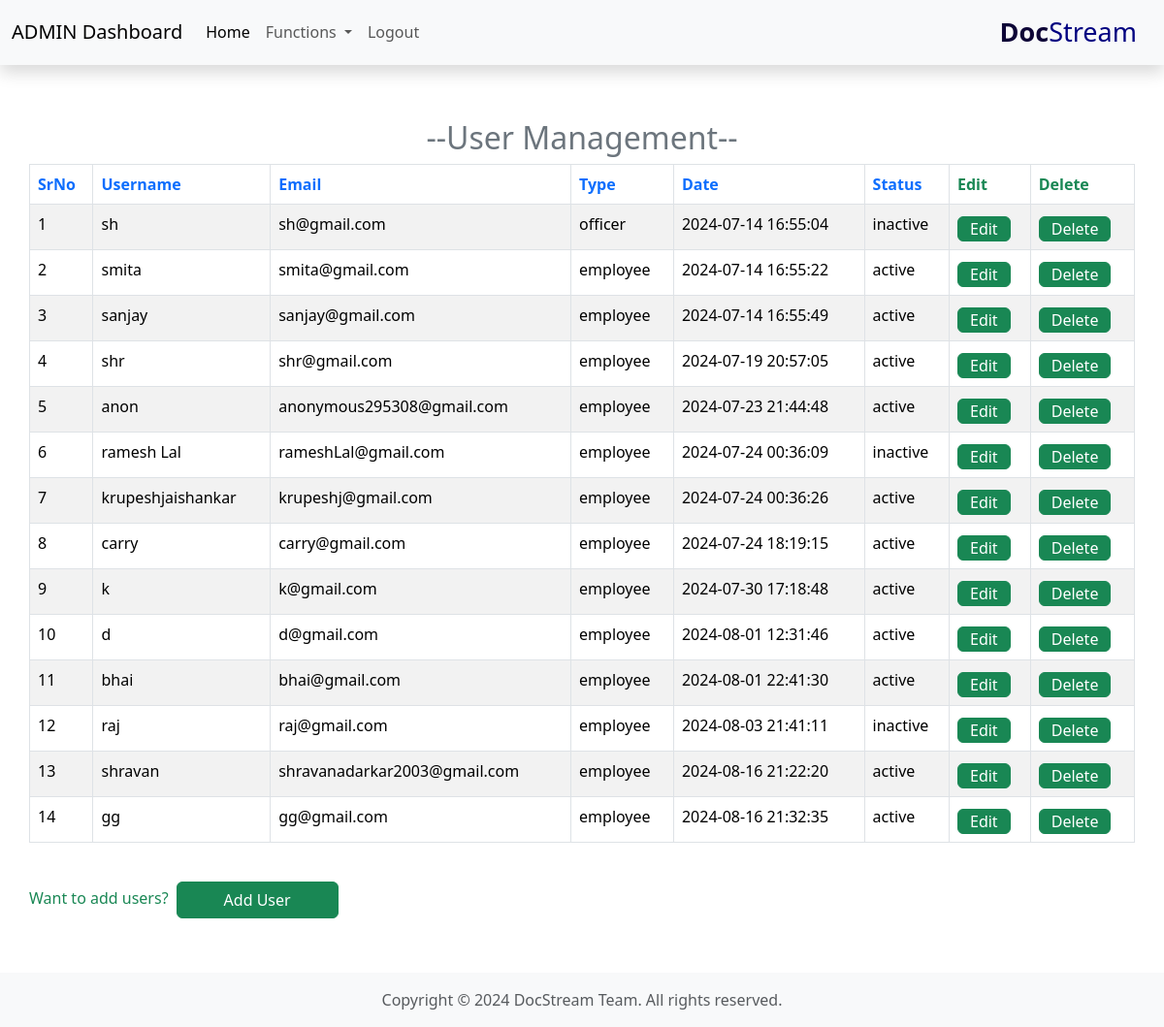
Page /admin/adminFun/userManagement/userManagement.php on the committed database.
### tables this page shows
CREATE TABLE `users` (
  `srno` int(11) NOT NULL,
  `username` varchar(25) NOT NULL,
  `email` varchar(50) NOT NULL,
  `type` varchar(10) NOT NULL,
  `password` varchar(256) NOT NULL,
  `date` datetime NOT NULL DEFAULT current_timestamp(),
  `status` enum('active','inactive') NOT NULL DEFAULT 'active',
  `status2` int(50) NOT NULL
);

### admin/adminFun/userManagement/userManagement.php (the view, shortened to what this page needs)
<?php
include '/xampp/htdocs/dms/partials/_dbconnect.php';
?>
<!DOCTYPE html>
<html lang="en">
<head>
    <link rel="stylesheet" href="https://cdn.datatables.net/2.1.0/css/dataTables.dataTables.css" />
    <link href="https://cdn.jsdelivr.net/npm/bootstrap@5.3.3/dist/css/bootstrap.min.css" rel="stylesheet">
</head>
<body>
    <?php
    include '/xampp/htdocs/dms/admin/adminExtra/_Aheader.php';
    ?>
    <div class="card-body container mt-5 mb-2 pt-2 pb-2 pl-5 pr-5">
        <h2 class="text-center text-secondary">--User Management--</h2>
        <table id="myTable" class="table table-striped table-bordered ">
            <thead>
                <tr>
                    <th class="text-primary">SrNo</th>
                    <th class="text-primary">Username</th>
                    <th class="text-primary">Email</th>
                    <th class="text-primary">Type</th>
                    <th class="text-primary">Date</th>
                    <th class="text-primary">Status</th>
                    <th class="text-success">Edit</th>
                    <th class="text-success">Delete</th>
                </tr>
            </thead>
            <tbody>
                <?php
                $mySr = 0;
                $sql = "select * from `users` where `type` = 'officer' or `type` = 'employee'";
                $result = mysqli_query($conn, $sql);
                while ($row = mysqli_fetch_assoc($result)) {
                    $mySr++;
                    echo '<tr>
                            <td>' . $mySr . '</td>
                            <td>' . $row["username"] . '</td>
                            <td>' . $row["email"] . '</td>
                            <td>' . $row["type"] . '</td>
                            <td>' . $row["date"] . '</td>
                            <td>' . $row["status"] . '</td>
                            <td><button class="myEdit btn btn-success mt-1 pb-0 pt-0" id="' . $row["srno"] . '">Edit</button></td>
                            <td><button class="myDelete btn btn-success mt-1 pb-0 pt-0" id="' . $row["srno"] . '">Delete</button></td>
                        </tr>';
                }
                ?>
            </tbody>
        </table>
    </div>
    <div class="container px-0">
        <p class="text-success" style="display: inline-block;">Want to add users?</p><button type="button" class="btn btn-success m-2 px-5" data-bs-toggle="modal" data-bs-target="#exampleModal">Add User</button>
    </div>
    <div style="margin-top: auto;">
        <?php require '/xampp/htdocs/dms/partials/_footer.php'; ?>
    </div>
</body>
</html>

### admin/adminFun/userManagement/userManagement.php (style rules this page uses)
html,body { height: 100%; margin: 0; }
body { display: flex; flex-direction: column; }

### rows in the picture
users: username "sh", email "sh@gmail.com", type "officer", date "2024-07-14 16:55:04", status "inactive"
users: username "smita", email "smita@gmail.com", type "employee", date "2024-07-14 16:55:22", status "active"
users: username "sanjay", email "sanjay@gmail.com", type "employee", date "2024-07-14 16:55:49", status "active"
users: username "shr", email "shr@gmail.com", type "employee", date "2024-07-19 20:57:05", status "active"
users: username "anon", email "anonymous295308@gmail.com", type "employee", date "2024-07-23 21:44:48", status "active"
users: username "ramesh Lal", email "rameshLal@gmail.com", type "employee", date "2024-07-24 00:36:09", status "inactive"
users: username "krupeshjaishankar", email "krupeshj@gmail.com", type "employee", date "2024-07-24 00:36:26", status "active"
users: username "carry", email "carry@gmail.com", type "employee", date "2024-07-24 18:19:15", status "active"
users: username "k", email "k@gmail.com", type "employee", date "2024-07-30 17:18:48", status "active"
users: username "d", email "d@gmail.com", type "employee", date "2024-08-01 12:31:46", status "active"
users: username "bhai", email "bhai@gmail.com", type "employee", date "2024-08-01 22:41:30", status "active"
users: username "raj", email "raj@gmail.com", type "employee", date "2024-08-03 21:41:11", status "inactive"
users: username "shravan", email "shravanadarkar2003@gmail.com", type "employee", date "2024-08-16 21:22:20", status "active"
users: username "gg", email "gg@gmail.com", type "employee", date "2024-08-16 21:32:35", status "active"
